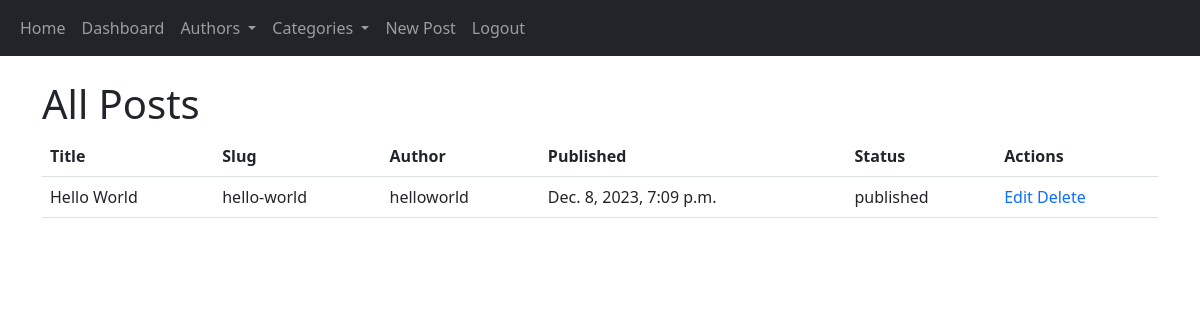
The app's page /blog/backend/posts (signed in) with its own data.
### blog/models.py (models this page shows, shortened)
class Post(models.Model):
    STATUS_CHOICES = (
        ('draft', 'Draft'),
        ('published', 'Published'),
    )
    title = models.CharField(max_length=255)
    slug = models.SlugField(max_length=255, unique=True)
    content = models.TextField()
    seo_title = models.CharField(max_length=255, blank=True, null=True)
    seo_description = models.TextField(blank=True, null=True)
    author = models.ForeignKey(User, on_delete=models.CASCADE, related_name='blog_posts', default=None)
    published_date = models.DateTimeField(default=timezone.now)
    created_date = models.DateTimeField(auto_now_add=True)
    updated_date = models.DateTimeField(auto_now=True)
    status = models.CharField(max_length=10, choices=STATUS_CHOICES, default='draft')
    category = models.ForeignKey('Category', on_delete=models.CASCADE, related_name='category', blank=True, null=True)
    image = models.ImageField(upload_to='images/', blank=True, null=True)
    class Meta:
        ordering = ('title',)
        verbose_name = 'post'
        verbose_name_plural = 'posts'
        get_latest_by = 'published_date'

### blog/views.py (the view)
# urls.py: path('backend/posts', list_of_all_posts, name='post_list_backend'),
def list_of_all_posts(request):
    posts = Post.objects.all()
    paginator = Paginator(posts, 10)
    page = request.GET.get('page')
    try:
        posts = paginator.page(page)
    except PageNotAnInteger:
        posts = paginator.page(1)
    except EmptyPage:
        if int(page) > paginator.num_pages:
            posts = paginator.page(paginator.num_pages)
        else:
            posts = paginator.page(1)
    context = {'posts': posts}
    template = 'blog/list_of_posts_unfiltered.html'
    return render(request, template, context)

### blog/context_processors.py (called while the page is built)
def user_context(request):
    author = User.objects.all()
    user = request.user
    return {'authors': author, 'user': user}

def categories_context(request):
    categories = Category.objects.all()
    return {'categories': categories}

### blog/models.py (called while the page is built)
    def get_absolute_url(self):
        return reverse('blog:category_filter', kwargs={'category_slug': self.slug})

### templates/blog/list_of_posts_unfiltered.html (shortened to what this page needs)
{% extends 'blog/base.html' %}
{% block content %}
    <div class="container mt-4">
        <div class="page-header">
            <h1>
                All Posts
            </h1>
        </div>
        {% if posts %}
            <table class="table">
                <thead>
                <tr>
                    <th>Title</th>
                    <th>Slug</th>
                    <th>Author</th>
                    <th>Published</th>
                    <th>Status</th>
                    <th>Actions</th>
                </tr>
                </thead>
                <tbody>
                {% for post in posts %}
                    <tr {% if post.status == 'draft' %} class="table-danger" {% endif %}>
                        <td>
                            {{ post.title }}
                        </td>
                        <td>{{ post.slug }}</td>
                        <td>{{ post.author.username }}</td>
                        <td>
                            {% if post.status == 'published' %}
                                {{ post.published_date }}
                            {% else %}
                                {{ post.updated_date }}
                            {% endif %}
                        </td>
                        <td>
                            {{ post.status }}
                        </td>
                        <td>
                            <a href="{% url 'blog:edit_post' slug=post.slug %}" class="text-decoration-none">
                                Edit
                            </a><a href="{% url 'blog:delete_post' slug=post.slug %}" class="text-decoration-none">
                                Delete
                            </a>
                        </td>
                    </tr>
                {% endfor %}
                </tbody>
            </table>
        {% else %}
            <p>No posts found</p>
        {% endif %}
    </div>
{% endblock %}

### records on screen
Post: title "Hello World", slug "hello-world", author.username "helloworld", published_date "Dec. 8, 2023, 7:09 p.m.", status "published"
